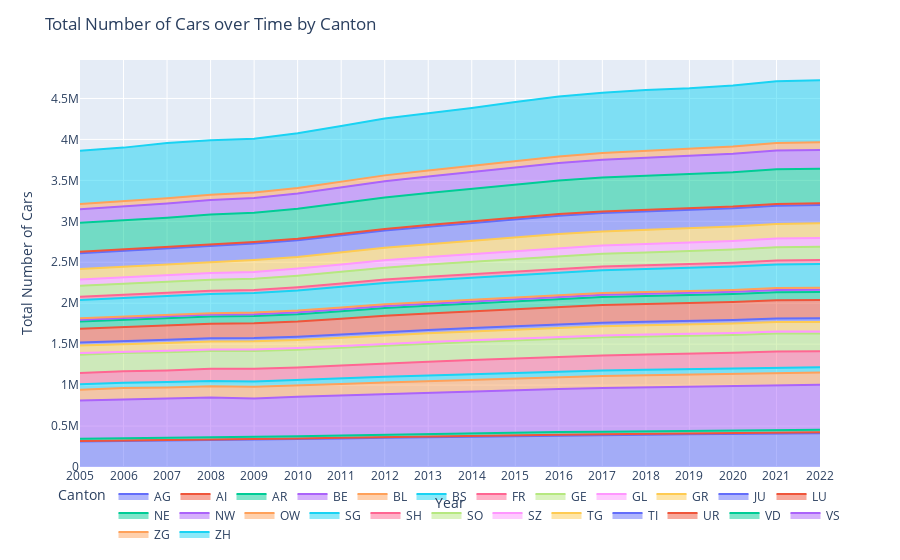

Notebook cell for this chart:
### Code cell
# create a stacked area chart of Total_KFZ over time for all cantons
fig = px.area(kfz_data, x='Jahr', y='Total_KFZ', color='Kanton', hover_data=['Kanton'])
fig.update_layout(title='Total Number of Cars over Time by Canton', xaxis_title='Year', yaxis_title='Total Number of Cars')
fig.update_layout(legend_title='Canton', legend=dict(orientation='h', yanchor='bottom', y=-0.2, xanchor='center', x=0.5))
fig.show()

### Figure 1 — Plotly figure (JSON) as saved in the notebook; plotly's stock layout.template omitted (floating-point values rounded to 4 significant figures)
{"data": [{"customdata": [["AG"], ["AG"], ["AG"], ["AG"], ["AG"], ["AG"], ["AG"], ["AG"], ["AG"], ["AG"], ["AG"], ["AG"], ["AG"], ["AG"], ["AG"], ["AG"], ["AG"], ["AG"]], "fillpattern": {"shape": ""}, "hovertemplate": "Kanton=%{customdata[0]}<br>Jahr=%{x}<br>Total_KFZ=%{y}<extra></extra>", "legendgroup": "AG", "line": {"color": "#636efa"}, "marker": {"symbol": "circle"}, "mode": "lines", "name": "AG", "orientation": "v", "showlegend": true, "stackgroup": "1", "type": "scatter", "x": ["2005", "2006", "2007", "2008", "2009", "2010", "2011", "2012", "2013", "2014", "2015", "2016", "2017", "2018", "2019", "2020", "2021", "2022"], "xaxis": "x", "y": [311370, 316298, 321731, 327074, 329151, 339424, 348117, 357099, 364771, 371223, 378078, 385642, 390489, 395038, 399339, 404417, 410479, 412986], "yaxis": "y"}, {"customdata": [["AI"], ["AI"], ["AI"], ["AI"], ["AI"], ["AI"], ["AI"], ["AI"], ["AI"], ["AI"], ["AI"], ["AI"], ["AI"], ["AI"], ["AI"], ["AI"], ["AI"], ["AI"]], "fillpattern": {"shape": ""}, "hovertemplate": "Kanton=%{customdata[0]}<br>Jahr=%{x}<br>Total_KFZ=%{y}<extra></extra>", "legendgroup": "AI", "line": {"color": "#EF553B"}, "marker": {"symbol": "circle"}, "mode": "lines", "name": "AI", "orientation": "v", "showlegend": true, "stackgroup": "1", "type": "scatter", "x": ["2005", "2006", "2007", "2008", "2009", "2010", "2011", "2012", "2013", "2014", "2015", "2016", "2017", "2018", "2019", "2020", "2021", "2022"], "xaxis": "x", "y": [7349, 7421, 7635, 7731, 8243, 8286, 8518, 8654, 8808, 8951, 9246, 9456, 9602, 9736, 9832, 9937, 10243, 10300], "yaxis": "y"}, {"customdata": [["AR"], ["AR"], ["AR"], ["AR"], ["AR"], ["AR"], ["AR"], ["AR"], ["AR"], ["AR"], ["AR"], ["AR"], ["AR"], ["AR"], ["AR"], ["AR"], ["AR"], ["AR"]], "fillpattern": {"shape": ""}, "hovertemplate": "Kanton=%{customdata[0]}<br>Jahr=%{x}<br>Total_KFZ=%{y}<extra></extra>", "legendgroup": "AR", "line": {"color": "#00cc96"}, "marker": {"symbol": "circle"}, "mode": "lines", "name": "AR", "orientation": "v", "showlegend": true, "stackgroup": "1", "type": "scatter", "x": ["2005", "2006", "2007", "2008", "2009", "2010", "2011", "2012", "2013", "2014", "2015", "2016", "2017", "2018", "2019", "2020", "2021", "2022"], "xaxis": "x", "y": [27053, 26490, 26933, 27631, 28733, 27580, 28376, 29144, 29696, 30312, 30874, 31345, 31812, 32009, 32008, 32161, 32481, 32391], "yaxis": "y"}, {"customdata": [["BE"], ["BE"], ["BE"], ["BE"], ["BE"], ["BE"], ["BE"], ["BE"], ["BE"], ["BE"], ["BE"], ["BE"], ["BE"], ["BE"], ["BE"], ["BE"], ["BE"], ["BE"]], "fillpattern": {"shape": ""}, "hovertemplate": "Kanton=%{customdata[0]}<br>Jahr=%{x}<br>Total_KFZ=%{y}<extra></extra>", "legendgroup": "BE", "line": {"color": "#ab63fa"}, "marker": {"symbol": "circle"}, "mode": "lines", "name": "BE", "orientation": "v", "showlegend": true, "stackgroup": "1", "type": "scatter", "x": ["2005", "2006", "2007", "2008", "2009", "2010", "2011", "2012", "2013", "2014", "2015", "2016", "2017", "2018", "2019", "2020", "2021", "2022"], "xaxis": "x", "y": [465327, 478545, 481257, 487023, 471407, 480990, 488368, 496854, 504791, 512043, 519826, 527314, 531863, 535407, 537981, 541507, 547337, 547500], "yaxis": "y"}, {"customdata": [["BL"], ["BL"], ["BL"], ["BL"], ["BL"], ["BL"], ["BL"], ["BL"], ["BL"], ["BL"], ["BL"], ["BL"], ["BL"], ["BL"], ["BL"], ["BL"], ["BL"], ["BL"]], "fillpattern": {"shape": ""}, "hovertemplate": "Kanton=%{customdata[0]}<br>Jahr=%{x}<br>Total_KFZ=%{y}<extra></extra>", "legendgroup": "BL", "line": {"color": "#FFA15A"}, "marker": {"symbol": "circle"}, "mode": "lines", "name": "BL", "orientation": "v", "showlegend": true, "stackgroup": "1", "type": "scatter", "x": ["2005", "2006", "2007", "2008", "2009", "2010", "2011", "2012", "2013", "2014", "2015", "2016", "2017", "2018", "2019", "2020", "2021", "2022"], "xaxis": "x", "y": [133190, 134693, 134394, 136417, 143092, 138195, 139882, 141538, 142222, 143596, 145003, 146631, 147610, 148410, 149263, 150347, 151805, 152254], "yaxis": "y"}, {"customdata": [["BS"], ["BS"], ["BS"], ["BS"], ["BS"], ["BS"], ["BS"], ["BS"], ["BS"], ["BS"], ["BS"], ["BS"], ["BS"], ["BS"], ["BS"], ["BS"], ["BS"], ["BS"]], "fillpattern": {"shape": ""}, "hovertemplate": "Kanton=%{customdata[0]}<br>Jahr=%{x}<br>Total_KFZ=%{y}<extra></extra>", "legendgroup": "BS", "line": {"color": "#19d3f3"}, "marker": {"symbol": "circle"}, "mode": "lines", "name": "BS", "orientation": "v", "showlegend": true, "stackgroup": "1", "type": "scatter", "x": ["2005", "2006", "2007", "2008", "2009", "2010", "2011", "2012", "2013", "2014", "2015", "2016", "2017", "2018", "2019", "2020", "2021", "2022"], "xaxis": "x", "y": [66279, 64812, 64700, 65319, 64339, 66077, 66523, 67356, 66805, 67028, 65741, 65956, 66143, 66159, 65644, 64504, 64738, 63734], "yaxis": "y"}, {"customdata": [["FR"], ["FR"], ["FR"], ["FR"], ["FR"], ["FR"], ["FR"], ["FR"], ["FR"], ["FR"], ["FR"], ["FR"], ["FR"], ["FR"], ["FR"], ["FR"], ["FR"], ["FR"]], "fillpattern": {"shape": ""}, "hovertemplate": "Kanton=%{customdata[0]}<br>Jahr=%{x}<br>Total_KFZ=%{y}<extra></extra>", "legendgroup": "FR", "line": {"color": "#FF6692"}, "marker": {"symbol": "circle"}, "mode": "lines", "name": "FR", "orientation": "v", "showlegend": true, "stackgroup": "1", "type": "scatter", "x": ["2005", "2006", "2007", "2008", "2009", "2010", "2011", "2012", "2013", "2014", "2015", "2016", "2017", "2018", "2019", "2020", "2021", "2022"], "xaxis": "x", "y": [136866, 140577, 142995, 147724, 155560, 154180, 158902, 164212, 168351, 172240, 176522, 180259, 183742, 186371, 188367, 190922, 193893, 195639], "yaxis": "y"}, {"customdata": [["GE"], ["GE"], ["GE"], ["GE"], ["GE"], ["GE"], ["GE"], ["GE"], ["GE"], ["GE"], ["GE"], ["GE"], ["GE"], ["GE"], ["GE"], ["GE"], ["GE"], ["GE"]], "fillpattern": {"shape": ""}, "hovertemplate": "Kanton=%{customdata[0]}<br>Jahr=%{x}<br>Total_KFZ=%{y}<extra></extra>", "legendgroup": "GE", "line": {"color": "#B6E880"}, "marker": {"symbol": "circle"}, "mode": "lines", "name": "GE", "orientation": "v", "showlegend": true, "stackgroup": "1", "type": "scatter", "x": ["2005", "2006", "2007", "2008", "2009", "2010", "2011", "2012", "2013", "2014", "2015", "2016", "2017", "2018", "2019", "2020", "2021", "2022"], "xaxis": "x", "y": [224694, 222710, 221251, 217702, 215009, 216504, 218270, 219766, 219275, 219636, 221143, 221757, 221714, 220491, 219219, 218952, 217846, 215814], "yaxis": "y"}, {"customdata": [["GL"], ["GL"], ["GL"], ["GL"], ["GL"], ["GL"], ["GL"], ["GL"], ["GL"], ["GL"], ["GL"], ["GL"], ["GL"], ["GL"], ["GL"], ["GL"], ["GL"], ["GL"]], "fillpattern": {"shape": ""}, "hovertemplate": "Kanton=%{customdata[0]}<br>Jahr=%{x}<br>Total_KFZ=%{y}<extra></extra>", "legendgroup": "GL", "line": {"color": "#FF97FF"}, "marker": {"symbol": "circle"}, "mode": "lines", "name": "GL", "orientation": "v", "showlegend": true, "stackgroup": "1", "type": "scatter", "x": ["2005", "2006", "2007", "2008", "2009", "2010", "2011", "2012", "2013", "2014", "2015", "2016", "2017", "2018", "2019", "2020", "2021", "2022"], "xaxis": "x", "y": [19308, 18558, 18903, 18965, 20047, 20651, 21242, 21822, 22225, 22572, 23013, 23231, 23505, 23657, 23773, 24008, 24353, 24297], "yaxis": "y"}, {"customdata": [["GR"], ["GR"], ["GR"], ["GR"], ["GR"], ["GR"], ["GR"], ["GR"], ["GR"], ["GR"], ["GR"], ["GR"], ["GR"], ["GR"], ["GR"], ["GR"], ["GR"], ["GR"]], "fillpattern": {"shape": ""}, "hovertemplate": "Kanton=%{customdata[0]}<br>Jahr=%{x}<br>Total_KFZ=%{y}<extra></extra>", "legendgroup": "GR", "line": {"color": "#FECB52"}, "marker": {"symbol": "circle"}, "mode": "lines", "name": "GR", "orientation": "v", "showlegend": true, "stackgroup": "1", "type": "scatter", "x": ["2005", "2006", "2007", "2008", "2009", "2010", "2011", "2012", "2013", "2014", "2015", "2016", "2017", "2018", "2019", "2020", "2021", "2022"], "xaxis": "x", "y": [92251, 94140, 95744, 97940, 101032, 100122, 102308, 104538, 106006, 107662, 109262, 110726, 112223, 113300, 113977, 114824, 116615, 116859], "yaxis": "y"}, {"customdata": [["JU"], ["JU"], ["JU"], ["JU"], ["JU"], ["JU"], ["JU"], ["JU"], ["JU"], ["JU"], ["JU"], ["JU"], ["JU"], ["JU"], ["JU"], ["JU"], ["JU"], ["JU"]], "fillpattern": {"shape": ""}, "hovertemplate": "Kanton=%{customdata[0]}<br>Jahr=%{x}<br>Total_KFZ=%{y}<extra></extra>", "legendgroup": "JU", "line": {"color": "#636efa"}, "marker": {"symbol": "circle"}, "mode": "lines", "name": "JU", "orientation": "v", "showlegend": true, "stackgroup": "1", "type": "scatter", "x": ["2005", "2006", "2007", "2008", "2009", "2010", "2011", "2012", "2013", "2014", "2015", "2016", "2017", "2018", "2019", "2020", "2021", "2022"], "xaxis": "x", "y": [36913, 36981, 37548, 37888, 37801, 38600, 39412, 40077, 40942, 41438, 41989, 42575, 43083, 43415, 43719, 44052, 44460, 44564], "yaxis": "y"}, {"customdata": [["LU"], ["LU"], ["LU"], ["LU"], ["LU"], ["LU"], ["LU"], ["LU"], ["LU"], ["LU"], ["LU"], ["LU"], ["LU"], ["LU"], ["LU"], ["LU"], ["LU"], ["LU"]], "fillpattern": {"shape": ""}, "hovertemplate": "Kanton=%{customdata[0]}<br>Jahr=%{x}<br>Total_KFZ=%{y}<extra></extra>", "legendgroup": "LU", "line": {"color": "#EF553B"}, "marker": {"symbol": "circle"}, "mode": "lines", "name": "LU", "orientation": "v", "showlegend": true, "stackgroup": "1", "type": "scatter", "x": ["2005", "2006", "2007", "2008", "2009", "2010", "2011", "2012", "2013", "2014", "2015", "2016", "2017", "2018", "2019", "2020", "2021", "2022"], "xaxis": "x", "y": [168848, 171365, 175335, 178789, 180089, 185867, 190978, 196171, 200121, 204286, 209062, 213061, 216708, 216386, 218026, 219577, 221771, 222910], "yaxis": "y"}, {"customdata": [["NE"], ["NE"], ["NE"], ["NE"], ["NE"], ["NE"], ["NE"], ["NE"], ["NE"], ["NE"], ["NE"], ["NE"], ["NE"], ["NE"], ["NE"], ["NE"], ["NE"], ["NE"]], "fillpattern": {"shape": ""}, "hovertemplate": "Kanton=%{customdata[0]}<br>Jahr=%{x}<br>Total_KFZ=%{y}<extra></extra>", "legendgroup": "NE", "line": {"color": "#00cc96"}, "marker": {"symbol": "circle"}, "mode": "lines", "name": "NE", "orientation": "v", "showlegend": true, "stackgroup": "1", "type": "scatter", "x": ["2005", "2006", "2007", "2008", "2009", "2010", "2011", "2012", "2013", "2014", "2015", "2016", "2017", "2018", "2019", "2020", "2021", "2022"], "xaxis": "x", "y": [87734, 86894, 87511, 88117, 88526, 89980, 91713, 93517, 94890, 95191, 96255, 96938, 97241, 96989, 96740, 96835, 97161, 97015], "yaxis": "y"}, {"customdata": [["NW"], ["NW"], ["NW"], ["NW"], ["NW"], ["NW"], ["NW"], ["NW"], ["NW"], ["NW"], ["NW"], ["NW"], ["NW"], ["NW"], ["NW"], ["NW"], ["NW"], ["NW"]], "fillpattern": {"shape": ""}, "hovertemplate": "Kanton=%{customdata[0]}<br>Jahr=%{x}<br>Total_KFZ=%{y}<extra></extra>", "legendgroup": "NW", "line": {"color": "#ab63fa"}, "marker": {"symbol": "circle"}, "mode": "lines", "name": "NW", "orientation": "v", "showlegend": true, "stackgroup": "1", "type": "scatter", "x": ["2005", "2006", "2007", "2008", "2009", "2010", "2011", "2012", "2013", "2014", "2015", "2016", "2017", "2018", "2019", "2020", "2021", "2022"], "xaxis": "x", "y": [21988, 21813, 22280, 22415, 23389, 23874, 24369, 24837, 25341, 25705, 26049, 26430, 26656, 26892, 27014, 27310, 27784, 27897], "yaxis": "y"}, {"customdata": [["OW"], ["OW"], ["OW"], ["OW"], ["OW"], ["OW"], ["OW"], ["OW"], ["OW"], ["OW"], ["OW"], ["OW"], ["OW"], ["OW"], ["OW"], ["OW"], ["OW"], ["OW"]], "fillpattern": {"shape": ""}, "hovertemplate": "Kanton=%{customdata[0]}<br>Jahr=%{x}<br>Total_KFZ=%{y}<extra></extra>", "legendgroup": "OW", "line": {"color": "#FFA15A"}, "marker": {"symbol": "circle"}, "mode": "lines", "name": "OW", "orientation": "v", "showlegend": true, "stackgroup": "1", "type": "scatter", "x": ["2005", "2006", "2007", "2008", "2009", "2010", "2011", "2012", "2013", "2014", "2015", "2016", "2017", "2018", "2019", "2020", "2021", "2022"], "xaxis": "x", "y": [17220, 17297, 17725, 17932, 18782, 19542, 20110, 20701, 21091, 21454, 21771, 22042, 22288, 22624, 22884, 23117, 23413, 23417], "yaxis": "y"}, {"customdata": [["SG"], ["SG"], ["SG"], ["SG"], ["SG"], ["SG"], ["SG"], ["SG"], ["SG"], ["SG"], ["SG"], ["SG"], ["SG"], ["SG"], ["SG"], ["SG"], ["SG"], ["SG"]], "fillpattern": {"shape": ""}, "hovertemplate": "Kanton=%{customdata[0]}<br>Jahr=%{x}<br>Total_KFZ=%{y}<extra></extra>", "legendgroup": "SG", "line": {"color": "#19d3f3"}, "marker": {"symbol": "circle"}, "mode": "lines", "name": "SG", "orientation": "v", "showlegend": true, "stackgroup": "1", "type": "scatter", "x": ["2005", "2006", "2007", "2008", "2009", "2010", "2011", "2012", "2013", "2014", "2015", "2016", "2017", "2018", "2019", "2020", "2021", "2022"], "xaxis": "x", "y": [224047, 228737, 231267, 232637, 238473, 246075, 252838, 259581, 264860, 268737, 272067, 275969, 278804, 280720, 282870, 286099, 289009, 290796], "yaxis": "y"}, {"customdata": [["SH"], ["SH"], ["SH"], ["SH"], ["SH"], ["SH"], ["SH"], ["SH"], ["SH"], ["SH"], ["SH"], ["SH"], ["SH"], ["SH"], ["SH"], ["SH"], ["SH"], ["SH"]], "fillpattern": {"shape": ""}, "hovertemplate": "Kanton=%{customdata[0]}<br>Jahr=%{x}<br>Total_KFZ=%{y}<extra></extra>", "legendgroup": "SH", "line": {"color": "#FF6692"}, "marker": {"symbol": "circle"}, "mode": "lines", "name": "SH", "orientation": "v", "showlegend": true, "stackgroup": "1", "type": "scatter", "x": ["2005", "2006", "2007", "2008", "2009", "2010", "2011", "2012", "2013", "2014", "2015", "2016", "2017", "2018", "2019", "2020", "2021", "2022"], "xaxis": "x", "y": [39159, 38219, 38957, 39711, 39078, 40311, 41437, 42334, 43024, 43785, 44296, 44970, 45380, 45710, 46085, 46634, 47228, 47726], "yaxis": "y"}, {"customdata": [["SO"], ["SO"], ["SO"], ["SO"], ["SO"], ["SO"], ["SO"], ["SO"], ["SO"], ["SO"], ["SO"], ["SO"], ["SO"], ["SO"], ["SO"], ["SO"], ["SO"], ["SO"]], "fillpattern": {"shape": ""}, "hovertemplate": "Kanton=%{customdata[0]}<br>Jahr=%{x}<br>Total_KFZ=%{y}<extra></extra>", "legendgroup": "SO", "line": {"color": "#B6E880"}, "marker": {"symbol": "circle"}, "mode": "lines", "name": "SO", "orientation": "v", "showlegend": true, "stackgroup": "1", "type": "scatter", "x": ["2005", "2006", "2007", "2008", "2009", "2010", "2011", "2012", "2013", "2014", "2015", "2016", "2017", "2018", "2019", "2020", "2021", "2022"], "xaxis": "x", "y": [133473, 133213, 134991, 135941, 136240, 139864, 142534, 145972, 148322, 150356, 152385, 155081, 156191, 157261, 158801, 160717, 162387, 163027], "yaxis": "y"}, {"customdata": [["SZ"], ["SZ"], ["SZ"], ["SZ"], ["SZ"], ["SZ"], ["SZ"], ["SZ"], ["SZ"], ["SZ"], ["SZ"], ["SZ"], ["SZ"], ["SZ"], ["SZ"], ["SZ"], ["SZ"], ["SZ"]], "fillpattern": {"shape": ""}, "hovertemplate": "Kanton=%{customdata[0]}<br>Jahr=%{x}<br>Total_KFZ=%{y}<extra></extra>", "legendgroup": "SZ", "line": {"color": "#FF97FF"}, "marker": {"symbol": "circle"}, "mode": "lines", "name": "SZ", "orientation": "v", "showlegend": true, "stackgroup": "1", "type": "scatter", "x": ["2005", "2006", "2007", "2008", "2009", "2010", "2011", "2012", "2013", "2014", "2015", "2016", "2017", "2018", "2019", "2020", "2021", "2022"], "xaxis": "x", "y": [77768, 76528, 79809, 81805, 83108, 86245, 88593, 91168, 92766, 94458, 96378, 98477, 100054, 101436, 102839, 104485, 106251, 106895], "yaxis": "y"}, {"customdata": [["TG"], ["TG"], ["TG"], ["TG"], ["TG"], ["TG"], ["TG"], ["TG"], ["TG"], ["TG"], ["TG"], ["TG"], ["TG"], ["TG"], ["TG"], ["TG"], ["TG"], ["TG"]], "fillpattern": {"shape": ""}, "hovertemplate": "Kanton=%{customdata[0]}<br>Jahr=%{x}<br>Total_KFZ=%{y}<extra></extra>", "legendgroup": "TG", "line": {"color": "#FECB52"}, "marker": {"symbol": "circle"}, "mode": "lines", "name": "TG", "orientation": "v", "showlegend": true, "stackgroup": "1", "type": "scatter", "x": ["2005", "2006", "2007", "2008", "2009", "2010", "2011", "2012", "2013", "2014", "2015", "2016", "2017", "2018", "2019", "2020", "2021", "2022"], "xaxis": "x", "y": [126377, 129898, 131559, 137042, 145313, 142616, 147056, 151919, 155407, 159528, 163678, 167035, 170529, 172815, 174808, 176961, 179412, 180170], "yaxis": "y"}, {"customdata": [["TI"], ["TI"], ["TI"], ["TI"], ["TI"], ["TI"], ["TI"], ["TI"], ["TI"], ["TI"], ["TI"], ["TI"], ["TI"], ["TI"], ["TI"], ["TI"], ["TI"], ["TI"]], "fillpattern": {"shape": ""}, "hovertemplate": "Kanton=%{customdata[0]}<br>Jahr=%{x}<br>Total_KFZ=%{y}<extra></extra>", "legendgroup": "TI", "line": {"color": "#636efa"}, "marker": {"symbol": "circle"}, "mode": "lines", "name": "TI", "orientation": "v", "showlegend": true, "stackgroup": "1", "type": "scatter", "x": ["2005", "2006", "2007", "2008", "2009", "2010", "2011", "2012", "2013", "2014", "2015", "2016", "2017", "2018", "2019", "2020", "2021", "2022"], "xaxis": "x", "y": [193374, 195473, 198713, 200122, 202068, 204462, 208141, 211697, 215106, 218839, 222243, 224565, 225337, 224666, 223373, 222391, 222890, 222583], "yaxis": "y"}, {"customdata": [["UR"], ["UR"], ["UR"], ["UR"], ["UR"], ["UR"], ["UR"], ["UR"], ["UR"], ["UR"], ["UR"], ["UR"], ["UR"], ["UR"], ["UR"], ["UR"], ["UR"], ["UR"]], "fillpattern": {"shape": ""}, "hovertemplate": "Kanton=%{customdata[0]}<br>Jahr=%{x}<br>Total_KFZ=%{y}<extra></extra>", "legendgroup": "UR", "line": {"color": "#EF553B"}, "marker": {"symbol": "circle"}, "mode": "lines", "name": "UR", "orientation": "v", "showlegend": true, "stackgroup": "1", "type": "scatter", "x": ["2005", "2006", "2007", "2008", "2009", "2010", "2011", "2012", "2013", "2014", "2015", "2016", "2017", "2018", "2019", "2020", "2021", "2022"], "xaxis": "x", "y": [16685, 16138, 16332, 16331, 17240, 17699, 18019, 18444, 18756, 19018, 19346, 19563, 19819, 20016, 20192, 20337, 20514, 20499], "yaxis": "y"}, {"customdata": [["VD"], ["VD"], ["VD"], ["VD"], ["VD"], ["VD"], ["VD"], ["VD"], ["VD"], ["VD"], ["VD"], ["VD"], ["VD"], ["VD"], ["VD"], ["VD"], ["VD"], ["VD"]], "fillpattern": {"shape": ""}, "hovertemplate": "Kanton=%{customdata[0]}<br>Jahr=%{x}<br>Total_KFZ=%{y}<extra></extra>", "legendgroup": "VD", "line": {"color": "#00cc96"}, "marker": {"symbol": "circle"}, "mode": "lines", "name": "VD", "orientation": "v", "showlegend": true, "stackgroup": "1", "type": "scatter", "x": ["2005", "2006", "2007", "2008", "2009", "2010", "2011", "2012", "2013", "2014", "2015", "2016", "2017", "2018", "2019", "2020", "2021", "2022"], "xaxis": "x", "y": [353999, 351776, 355741, 361110, 357553, 366762, 375399, 384687, 391740, 397551, 403749, 410283, 414628, 417188, 416941, 420332, 423758, 423136], "yaxis": "y"}, {"customdata": [["VS"], ["VS"], ["VS"], ["VS"], ["VS"], ["VS"], ["VS"], ["VS"], ["VS"], ["VS"], ["VS"], ["VS"], ["VS"], ["VS"], ["VS"], ["VS"], ["VS"], ["VS"]], "fillpattern": {"shape": ""}, "hovertemplate": "Kanton=%{customdata[0]}<br>Jahr=%{x}<br>Total_KFZ=%{y}<extra></extra>", "legendgroup": "VS", "line": {"color": "#ab63fa"}, "marker": {"symbol": "circle"}, "mode": "lines", "name": "VS", "orientation": "v", "showlegend": true, "stackgroup": "1", "type": "scatter", "x": ["2005", "2006", "2007", "2008", "2009", "2010", "2011", "2012", "2013", "2014", "2015", "2016", "2017", "2018", "2019", "2020", "2021", "2022"], "xaxis": "x", "y": [166673, 170647, 174007, 175605, 181230, 185530, 191508, 197712, 201380, 205075, 209439, 213611, 217251, 220259, 221496, 223780, 227695, 229719], "yaxis": "y"}, {"customdata": [["ZG"], ["ZG"], ["ZG"], ["ZG"], ["ZG"], ["ZG"], ["ZG"], ["ZG"], ["ZG"], ["ZG"], ["ZG"], ["ZG"], ["ZG"], ["ZG"], ["ZG"], ["ZG"], ["ZG"], ["ZG"]], "fillpattern": {"shape": ""}, "hovertemplate": "Kanton=%{customdata[0]}<br>Jahr=%{x}<br>Total_KFZ=%{y}<extra></extra>", "legendgroup": "ZG", "line": {"color": "#FFA15A"}, "marker": {"symbol": "circle"}, "mode": "lines", "name": "ZG", "orientation": "v", "showlegend": true, "stackgroup": "1", "type": "scatter", "x": ["2005", "2006", "2007", "2008", "2009", "2010", "2011", "2012", "2013", "2014", "2015", "2016", "2017", "2018", "2019", "2020", "2021", "2022"], "xaxis": "x", "y": [62206, 61928, 63392, 64963, 65159, 66963, 68959, 71061, 72770, 74798, 76957, 79137, 80904, 85023, 86373, 89070, 92075, 94812], "yaxis": "y"}, {"customdata": [["ZH"], ["ZH"], ["ZH"], ["ZH"], ["ZH"], ["ZH"], ["ZH"], ["ZH"], ["ZH"], ["ZH"], ["ZH"], ["ZH"], ["ZH"], ["ZH"], ["ZH"], ["ZH"], ["ZH"], ["ZH"]], "fillpattern": {"shape": ""}, "hovertemplate": "Kanton=%{customdata[0]}<br>Jahr=%{x}<br>Total_KFZ=%{y}<extra></extra>", "legendgroup": "ZH", "line": {"color": "#19d3f3"}, "marker": {"symbol": "circle"}, "mode": "lines", "name": "ZH", "orientation": "v", "showlegend": true, "stackgroup": "1", "type": "scatter", "x": ["2005", "2006", "2007", "2008", "2009", "2010", "2011", "2012", "2013", "2014", "2015", "2016", "2017", "2018", "2019", "2020", "2021", "2022"], "xaxis": "x", "y": [651102, 658731, 674948, 665751, 658814, 669381, 681387, 693864, 701419, 709008, 723697, 731975, 737247, 740710, 742388, 745059, 753768, 754340], "yaxis": "y"}], "layout": {"legend": {"orientation": "h", "title": {"text": "Canton"}, "tracegroupgap": 0, "x": 0.5, "xanchor": "center", "y": -0.2, "yanchor": "bottom"}, "margin": {"t": 60}, "title": {"text": "Total Number of Cars over Time by Canton"}, "xaxis": {"anchor": "y", "domain": [0, 1], "title": {"text": "Year"}}, "yaxis": {"anchor": "x", "domain": [0, 1], "title": {"text": "Total Number of Cars"}}}}
